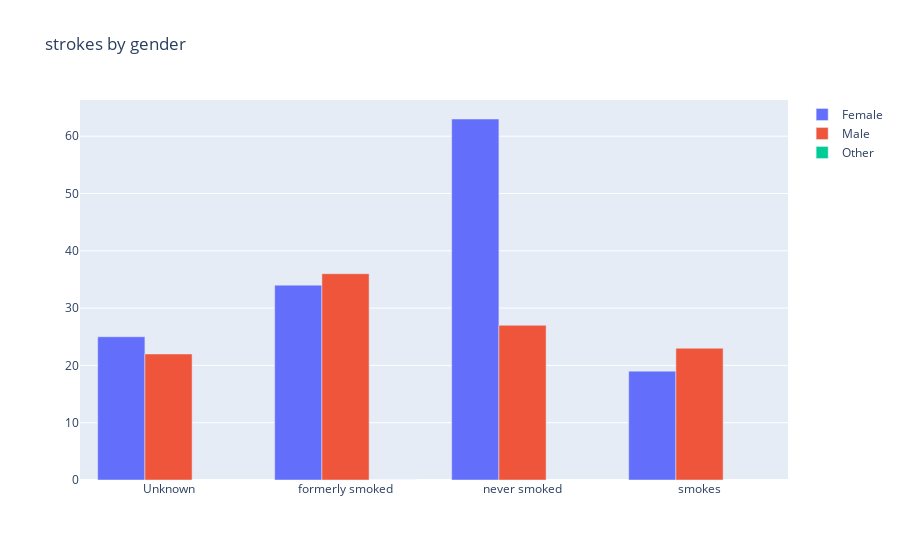

The notebook cell saved with this chart:
### Code cell
get_categories_bar_plot(stroke_by_smoking, stroke_by_smoking.columns, 'strokes')

### Figure 1 — Plotly figure (JSON) as saved in the notebook; plotly's stock layout.template omitted (floating-point values rounded to 4 significant figures)
{"data": [{"name": "Female", "type": "bar", "x": ["Unknown", "formerly smoked", "never smoked", "smokes"], "y": [25, 34, 63, 19]}, {"name": "Male", "type": "bar", "x": ["Unknown", "formerly smoked", "never smoked", "smokes"], "y": [22, 36, 27, 23]}, {"name": "Other", "type": "bar", "x": ["Unknown", "formerly smoked", "never smoked", "smokes"], "y": [null, 0, null, null]}], "layout": {"title": {"text": "strokes by gender"}}}
